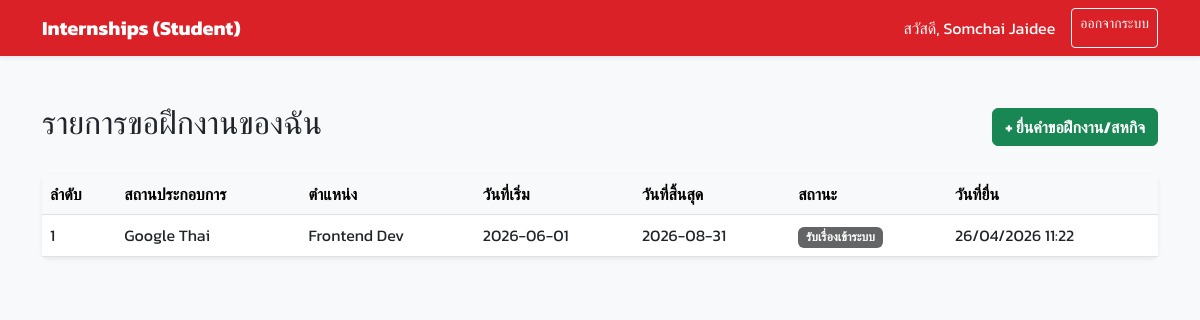
Screenshot of /student_dashboard.php (signed in) with the database file from the repository.
### tables this page shows
CREATE TABLE `internship_requests` (
  `id` int(11) NOT NULL AUTO_INCREMENT,
  `student_id` int(11) NOT NULL,
  `program_type` varchar(50) NOT NULL,
  `major` varchar(100) NOT NULL,
  `student_phone` varchar(20) NOT NULL,
  `student_email` varchar(100) NOT NULL,
  `internship_type` enum('course','experience') NOT NULL,
  `course_code` varchar(20) DEFAULT NULL,
  `course_name` varchar(100) DEFAULT NULL,
  `location_type` enum('domestic','international') NOT NULL,
  `country` varchar(100) DEFAULT NULL,
  `doc_language` enum('thai','english') NOT NULL,
  `doc_type` enum('consideration','consideration_and_referral') NOT NULL,
  `company_name` varchar(255) NOT NULL,
  `position` varchar(255) NOT NULL,
  `coordinator_name` varchar(100) NOT NULL,
  `agency_phone` varchar(20) NOT NULL,
  `agency_email` varchar(100) NOT NULL,
  `start_date` date NOT NULL,
  `end_date` date NOT NULL,
  `semester` varchar(10) NOT NULL,
  `academic_year` varchar(10) NOT NULL,
  `attempt_number` int(11) NOT NULL DEFAULT 1,
  `previous_agency` varchar(255) DEFAULT NULL,
  `reason_for_change` text DEFAULT NULL,
  `status` int(11) NOT NULL DEFAULT 1 COMMENT '1: Received, 2: Advisor Approved, 3: Letter Issued, 4: Finished, 9: Canceled',
  `created_at` timestamp NOT NULL DEFAULT CURRENT_TIMESTAMP,
  PRIMARY KEY (`id`),
  FOREIGN KEY (`student_id`) REFERENCES `users`(`id`) ON DELETE CASCADE
);

### student_dashboard.php (the view, shortened to what this page needs)
<?php
include 'config.php';
$student_id = $_SESSION['user_id'];
$sql = "SELECT * FROM internship_requests WHERE student_id = $student_id ORDER BY created_at DESC";
$result = $conn->query($sql);
?>
<!DOCTYPE html>
<html lang="th">
<head>
    <link href="https://cdn.jsdelivr.net/npm/bootstrap@5.3.0/dist/css/bootstrap.min.css" rel="stylesheet">
    <link rel="stylesheet" href="swu-theme.css">
</head>
<body>
<nav class="navbar navbar-expand-lg navbar-dark bg-primary shadow-sm">
  <div class="container">
    <a class="navbar-brand fw-bold" href="#">Internships (Student)</a>
    <div class="d-flex">
        <span class="navbar-text text-white me-3">สวัสดี, <?= $_SESSION['name'] ?></span>
        <a href="logout.php" class="btn btn-outline-light btn-sm">ออกจากระบบ</a>
    </div>
  </div>
</nav>
<div class="container mt-5">
    <div class="d-flex justify-content-between align-items-center mb-4">
        <h2>รายการขอฝึกงานของฉัน</h2>
        <a href="student_request.php" class="btn btn-success fw-bold">+ ยื่นคำขอฝึกงาน/สหกิจ</a>
    </div>
    <div class="card shadow-sm border-0">
        <div class="card-body p-0">
            <div class="table-responsive">
                <table class="table table-hover mb-0">
                    <thead class="table-light">
                        <tr>
                            <th>ลำดับ</th>
                            <th>สถานประกอบการ</th>
                            <th>ตำแหน่ง</th>
                            <th>วันที่เริ่ม</th>
                            <th>วันที่สิ้นสุด</th>
                            <th>สถานะ</th>
                            <th>วันที่ยื่น</th>
                        </tr>
                    </thead>
                    <tbody>
                        <?php if($result->num_rows > 0): ?>
                            <?php $i = 1; while($row = $result->fetch_assoc()): ?>
                                <tr>
                                    <td><?= $i++ ?></td>
                                    <td><?= htmlspecialchars($row['company_name']) ?></td>
                                    <td><?= htmlspecialchars($row['position']) ?></td>
                                    <td><?= $row['start_date'] ?></td>
                                    <td><?= $row['end_date'] ?></td>
                                    <td><?= getStatusLabel($row['status']) ?></td>
                                    <td><?= date('d/m/Y H:i', strtotime($row['created_at'])) ?></td>
                                </tr>
                            <?php endwhile; ?>
                        <?php else: ?>
                            <tr>
                                <td colspan="7" class="text-center py-4 text-muted">คุณยังไม่มีข้อมูลการยื่นขอฝึกงาน</td>
                            </tr>
                        <?php endif; ?>
                    </tbody>
                </table>
            </div>
        </div>
    </div>
</div>
</body>
</html>

### config.php (shortened to what this page needs)
<?php
function getStatusLabel($status_code) {
    switch ($status_code) {
        case 1: return '<span class="badge bg-secondary">รับเรื่องเข้าระบบ</span>';
    }
}
?>

### swu-theme.css (style rules this page uses)
:root { --swu-red: #DA2128; --swu-red-hover: #b01820; --swu-grey: #636466; --swu-dark: #231F20; --bs-primary: #DA2128; --bs-primary-rgb: 218, 33, 40; --bs-secondary: #636466; --bs-secondary-rgb: 99, 100, 102; --bs-dark: #231F20; --bs-dark-rgb: 35, 31, 32; --bs-link-color: #DA2128; --bs-link-hover-color: #b01820; }
.bg-primary { background-color: var(--swu-red) !important; }
.bg-secondary { background-color: var(--swu-grey) !important; }

### student_dashboard.php (style rules this page uses)
body { font-family: 'Kanit', sans-serif; background-color: #f8f9fa; }

### rows the page displays
internship_requests: company_name "Google Thai", position "Frontend Dev", start_date "2026-06-01", end_date "2026-08-31", status "รับเรื่องเข้าระบบ", created_at "26/04/2026 11:22"

### other values shown
$_SESSION['name'] "Somchai Jaidee"
